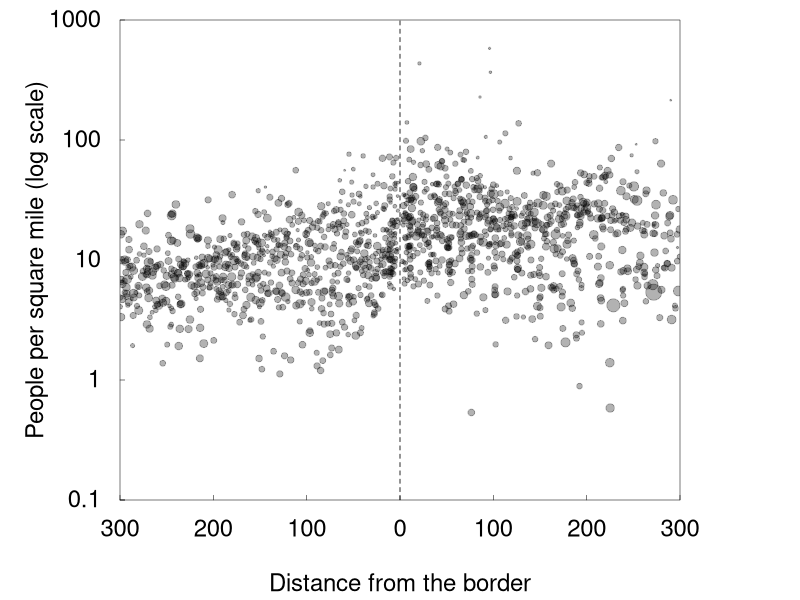

Write R code to recreate this figure.
# Set the working directory to the script's location
setwd(getSrcDirectory(function(dummy) {dummy}))
cat("\014")

# Function to set up plot parameters
setup_plot <- function(width, height, top_margin = 0.2, bottom_margin = 0.6, left_margin = 1.2, right_margin = 1.2) {
  # Convert inches to points (1 inch = 72 points)
  width_pt <- width * 72
  height_pt <- height * 72
  
  # Set the plot area size
  par(pin = c(width - left_margin - right_margin, height - top_margin - bottom_margin))
  
  # Set margins in inches
  par(mai = c(bottom_margin, left_margin, top_margin, right_margin))
  
  # Set other plot parameters
  par(family = "sans",
      cex = 1.2,
      cex.axis = 1.2,
      cex.lab = 1.2,
      tck = 0.01,
      lwd = 0.8,
      las = 1,
      mgp = c(3, 0.8, 0))
}

# Function to format labels
format_labels <- function(x) {
  gsub("-", "\uad", format(x, scientific = FALSE, trim = TRUE))
}

# Function to create centered legend
create_centered_legend <- function(labels, line_widths, line_types, y_offset = 0.07, x_intersp = 0.5) {
  plot_info <- par("usr")
  plot_height <- plot_info[4] - plot_info[3]
  plot_width <- plot_info[2] - plot_info[1]
  
  # Calculate legend width
  legend_width <- sum(strwidth(labels, units="user")) + 
    length(labels) * par("csi") * x_intersp
  
  # Center of x-axis
  legend_x <- (plot_info[2] + plot_info[1]) / 2
  
  # Adjustable vertical position
  legend_y <- plot_info[3] - y_offset * plot_height
  
  legend(x = legend_x, y = legend_y,
         legend = labels,
         col = "black",
         lwd = line_widths,
         lty = line_types,
         bty = "n",
         horiz = TRUE,
         cex = 1.2,
         seg.len = 2,
         xpd = TRUE,
         xjust = 0.5,
         x.intersp = x_intersp)
}

# "Slavery's Effect on Rural Population Density in the 300-Mile Sample, 1860"
create_figure_1 <- function() {
  # Set plot dimensions
  plot_width <- 9.2  # inches
  plot_height <- 5.9   # inches
  extra_bottom_margin <- 0.4  # Additional bottom margin in inches
  
  # Set up plot parameters with extra bottom margin
  setup_plot(plot_width, plot_height, bottom_margin = 0.6 + extra_bottom_margin)
  
  # Read data from CSV file
  data <- read.csv("database.csv")
  
  # Filter data for year 1860 and distance within 300 miles
  data <- data[data$year == 1860 & data$distance >= -300 & data$distance <= 300, ]
  
  # Convert columns to numeric, replacing any non-numeric values with NA
  data$distance <- as.numeric(as.character(data$distance))
  data$farmv <- as.numeric(as.character(data$farmv))
  data$area <- as.numeric(as.character(data$area))
  
  # Convert area from square meters to square miles
  data$area_sqmiles <- data$area / 2589988.11  # 1 sq mile = 2,589,988.11 sq meters
  
  # Remove rows with NA or non-positive farmv values
  data <- data[!is.na(data$distance) & !is.na(data$farmv) & data$farmv > 0, ]
  
  # Create the plot
  plot(data$distance, data$farmv,
       type = "n",
       xlab = "Distance from the border",
       ylab = "People per square mile (log scale)",
       xlim = c(-300, 300),
       ylim = c(0.1, 1000),
       log = "y",
       xaxs = "i",
       yaxs = "i",
       axes = FALSE)
  
  # Draw custom axes
  axis(1, at = seq(-300, 300, by = 100), 
       labels = format_labels(seq(-300, 300, by = 100)), 
       lwd = 0, lwd.ticks = 0.5, padj = -0.1, cex.axis = 1.2)
  axis(2, at = c(0.1, 0.1, 1, 10, 100, 1000), 
       labels = c("0.1", "0.1", "1", "10", "100", "1000"), 
       lwd = 0, lwd.ticks = 0.5, padj = 0.4, cex.axis = 1.2)
  
  # Add box
  box(lwd = 0.5)
  
  # Add vertical dashed line at zero
  abline(v = 0, lty = 2, lwd = 0.8)
  
  # Calculate point sizes based on area
  max_point_size <- 1.8  # Maximum point size
  min_point_size <- 0.1  # Minimum point size
  point_sizes <- sqrt(data$area_sqmiles / max(data$area_sqmiles)) * (max_point_size - min_point_size) + min_point_size
  
  # Plot data points with varying size and no outline
  points(data$distance, data$farmv, 
         pch = 19,  # Solid circle with no outline
         col = rgb(0, 0, 0, 0.3),  # Transparent black
         cex = point_sizes)  # Size based on area
  
  # Save the plot as PDF
  dev.copy(pdf, "figure.pdf", width = plot_width, height = plot_height)
  dev.off()
}

# Run the function to create the plot
create_figure_1()
